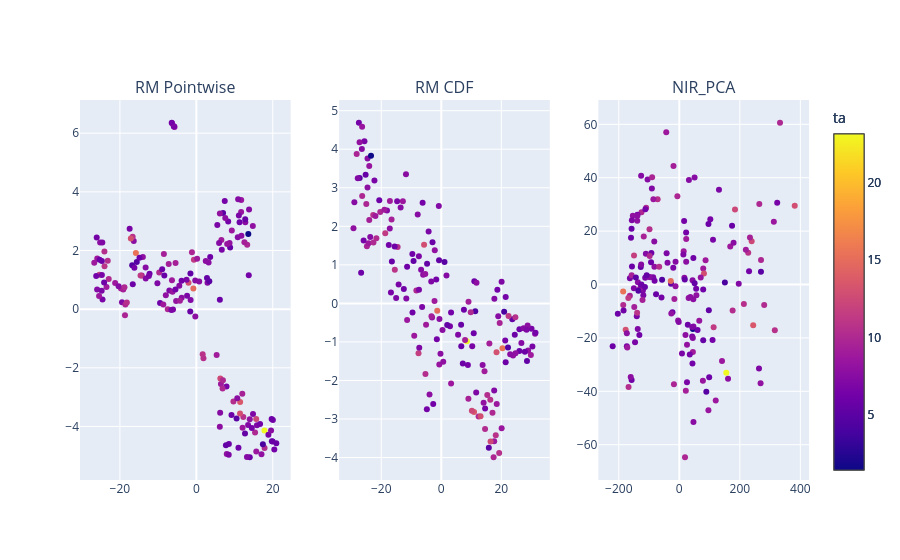

The notebook cell saved with this chart:
### Code cell
tsne = TSNE(
        n_components=2,
        max_iter=5000,
        n_iter_without_progress=150,
        n_jobs=2,
        # random_state=0,
        # init='pca',
        method='exact',
        perplexity=20,
        init = 'pca'
    )

# pca = PCA(n_components=2)
ts_pt = tsne.fit_transform(ss_f.rm_pointwise_features)
ts_ply = tsne.fit_transform(ss_f.rm_cdf)


fig = make_subplots(1,3, subplot_titles=['RM Pointwise', 'RM CDF', 'NIR_PCA'])
fig.add_trace(go.Scatter(x = ts_pt[:,0], y = ts_pt[:,1], mode='markers',   
                         marker= {'color': ss_f.ph,
                        # 'colorscale': 'Viridis',
                        'showscale': True,
                        'colorbar': {'title': 'ta'}}, showlegend=False), row=1, col=1)

fig.add_trace(go.Scatter(x = ts_ply[:,0], y = ts_ply[:,1], mode='markers',   
                         marker= {'color': ss_f.ph,
                        # 'colorscale': 'Viridis',
                        'showscale': True,
                        'colorbar': {'title': 'ta'}}, showlegend=False), row=1, col=2)

fig.add_trace(go.Scatter(x = ss_f.nir_pca[:,0], y = ss_f.nir_pca[:,1], mode='markers',   
                         marker= {'color': ss_f.ph,
                        # 'colorscale': 'Viridis',
                        'showscale': True,
                        'colorbar': {'title': 'ta'}}, showlegend=False), row=1, col=3)

### Figure 1 — Plotly figure (JSON) as saved in the notebook; plotly's stock layout.template omitted (floating-point values rounded to 4 significant figures; data arrays with more than 128 entries replaced by an {"elided": "..."} marker saying what was removed)
{"data": [{"marker": {"color": {"elided": "169 float values"}, "colorbar": {"title": {"text": "ta"}}, "showscale": true}, "mode": "markers", "showlegend": false, "type": "scatter", "x": {"elided": "169 float values"}, "xaxis": "x", "y": {"elided": "169 float values"}, "yaxis": "y"}, {"marker": {"color": {"elided": "169 float values"}, "colorbar": {"title": {"text": "ta"}}, "showscale": true}, "mode": "markers", "showlegend": false, "type": "scatter", "x": {"elided": "169 float values"}, "xaxis": "x2", "y": {"elided": "169 float values"}, "yaxis": "y2"}, {"marker": {"color": {"elided": "169 float values"}, "colorbar": {"title": {"text": "ta"}}, "showscale": true}, "mode": "markers", "showlegend": false, "type": "scatter", "x": {"elided": "169 float values"}, "xaxis": "x3", "y": {"elided": "169 float values"}, "yaxis": "y3"}], "layout": {"annotations": [{"font": {"size": 16}, "showarrow": false, "text": "RM Pointwise", "x": 0.1444, "xanchor": "center", "xref": "paper", "y": 1, "yanchor": "bottom", "yref": "paper"}, {"font": {"size": 16}, "showarrow": false, "text": "RM CDF", "x": 0.5, "xanchor": "center", "xref": "paper", "y": 1, "yanchor": "bottom", "yref": "paper"}, {"font": {"size": 16}, "showarrow": false, "text": "NIR_PCA", "x": 0.8556, "xanchor": "center", "xref": "paper", "y": 1, "yanchor": "bottom", "yref": "paper"}], "xaxis": {"anchor": "y", "domain": [0, 0.2889]}, "xaxis2": {"anchor": "y2", "domain": [0.3556, 0.6444]}, "xaxis3": {"anchor": "y3", "domain": [0.7111, 1]}, "yaxis": {"anchor": "x", "domain": [0, 1]}, "yaxis2": {"anchor": "x2", "domain": [0, 1]}, "yaxis3": {"anchor": "x3", "domain": [0, 1]}}}
